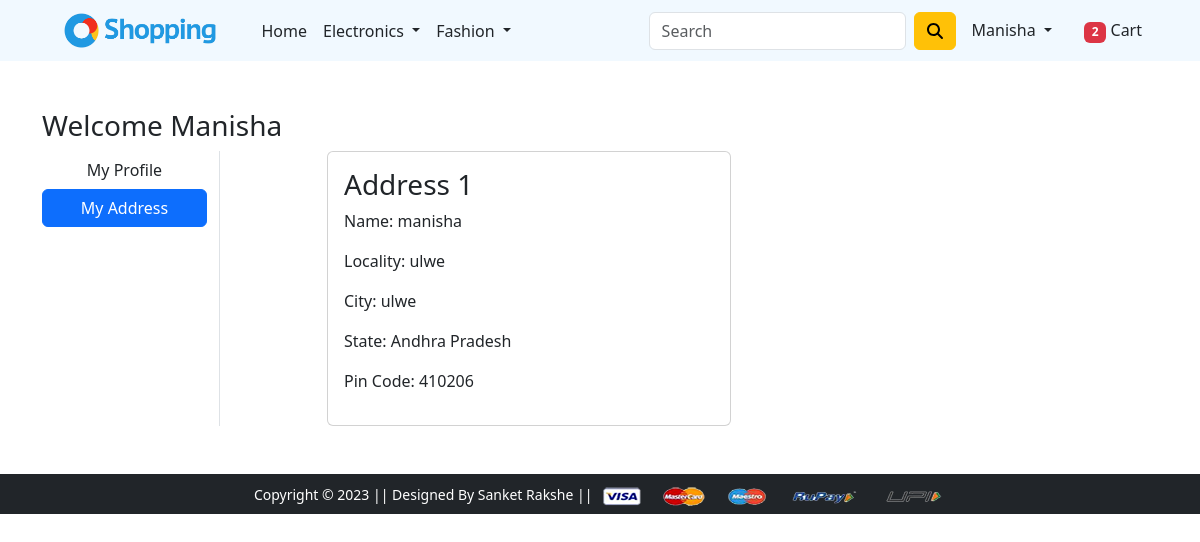
/address/ (signed in), run on the app's committed database.
### app/models.py (models this page shows, shortened)
class Customer(models.Model):
    user = models.ForeignKey(User, on_delete=models.CASCADE)
    name = models.CharField(max_length=200)
    locality = models.CharField(max_length=200)
    city = models.CharField(max_length=50)
    zipcode = models.IntegerField()
    state = models.CharField(choices=STATE_CHOICES, max_length=50)

### app/views.py (the view)
# urls.py: path('address/', views.address, name='address'),
@login_required
def address(request):
 totalitem=0
 add = Customer.objects.filter(user=request.user)
 if request.user.is_authenticated:
  totalitem = len(Cart.objects.filter(user=request.user))
 return render(request, 'app/address.html', {'add':add, 'active':'btn-primary','totalitem':totalitem})

### app/templates/app/address.html (shortened to what this page needs)
{% extends 'app/base.html' %}
{% load static %}
{% block main-content %}
<div class="container my-5">
 <div class="row">
    <h3>Welcome <span class="text-capitalize">{{request.user}}</span></h3>
    <div class="col-sm-2 border-end">
   <ul class="list-unstyled">
    <li class="d-grid"><a href="{% url 'profile' %}" class="btn">My Profile</a></li>
    <li class="d-grid"><a href="{% url 'address' %}" class="btn {{active}}">My Address</a></li>
   </ul>
  </div>
  <div class="col-sm-9 offset-sm-1">
   <div class="row">
    {% for ad in add %}
    <div class="col-sm-6">
     <div class="card">
      <div class="card-body">
       <h3>Address {{forloop.counter}}</h3>
       <p>Name: {{ad.name}}</p>
       <p>Locality: {{ad.locality}}</p>
       <p>City: {{ad.city}}</p>
       <p>State: {{ad.state}}</p>
       <p>Pin Code: {{ad.zipcode}}</p>
      </div>
     </div>
    </div>
{% endfor %}
   </div>
  </div>
 </div>
</div>
{% endblock main-content %}

### app/templates/app/base.html (shortened to what this page needs)
<!doctype html>
{% load static %}
<html lang="en">
<head>
  <link rel="stylesheet" href="https://cdnjs.cloudflare.com/ajax/libs/font-awesome/6.4.2/css/all.min.css"
 />
  <link href="https://cdn.jsdelivr.net/npm/bootstrap@5.3.2/dist/css/bootstrap.min.css" rel="stylesheet">
  <link rel="stylesheet" href="{% static 'app/css/owl.carousel.min.css' %}">
  <link rel="stylesheet" href="{% static 'app/css/all.min.css' %}">
  <link rel="stylesheet" href="{% static 'app/css/style.css' %}">
</head>
<body>
  <nav class="navbar navbar-expand-lg" style="background:#F1F9FF">
    <div class="container">
      <a class="navbar-brand text-dark" href="/" height="0px">
        <img src="{% static 'app/images/shopping4.png' %}" class="img-fluid" style="height:35px">
      </a>
      <div class="collapse navbar-collapse" id="navbarSupportedContent">
        <ul class="navbar-nav me-auto mb-2 mb-lg-0">
          <li class="nav-item">
            <a class="nav-link active text-dark" aria-current="page" href="/">Home</a>
          </li>
          <li class="nav-item dropdown">
            <a class="nav-link dropdown-toggle text-dark" href="#" id="electronicsDropdown" role="button"
              data-bs-toggle="dropdown" aria-expanded="false">
              Electronics
            </a>
          </li>
          <li class="nav-item dropdown">
            <a class="nav-link dropdown-toggle text-dark" href="#" id="fashionDropdown" role="button"
              data-bs-toggle="dropdown" aria-expanded="false">
              Fashion
            </a>
          </li>
        </ul>
        <form class="d-flex">
          <input class="form-control me-2" type="search" placeholder="Search" aria-label="Search">
          <button class="btn btn-warning" type="submit"><i class="fa-solid fa-magnifying-glass"></i></button>
        </form>
        <div>
          <ul class="navbar-nav me-auto mb-2 mb-lg-0">
            {% if request.user.is_authenticated %}
            <li class="nav-item dropdown mx-2">
              <a class="nav-link dropdown-toggle text-dark" href="#" id="profileDropdown" role="button"
                data-bs-toggle="dropdown" aria-expanded="false">
                {{request.user.username|capfirst}}
              </a>
            </li>
            <li class="nav-item mx-2">
              <a href="{% url 'showcart' %}" class="nav-link text-dark"><span class="badge bg-danger">{{totalitem}}</span> Cart
              </a>
            </li>
            {% endif %}
          </ul>
        </div>
      </div>
    </div>
  </nav>
  {% block main-content %} {% endblock main-content %}
  <footer class="container-fluid bg-dark text-center p-2 mt-5">
    <small class="text-white">Copyright &copy; 2023 || Designed By Sanket Rakshe || </small>
    <img src="{% static 'app/images/payment.png' %}" alt="" srcset="" class="img-fluid" height="2px">
  </footer>
</body>
</html>

### data on the page
Customer: name "manisha", locality "ulwe", city "ulwe", state "Andhra Pradesh", zipcode "410206"

### other printed values
{{ request.user.username|capfirst }} "Manisha"
{{ totalitem }} "2"
{{ request.user }} "Manisha"
